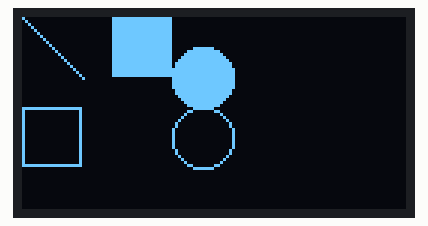
This sketch was run on a simulated Arduino Uno, built with avr-gcc and run on an emulated ATmega328P. Parts: 128×64 one-colour display.

Above: at 0.1 s.

The sketch:

GraphicsTest.ino
```cpp
#include "U8glib.h"

U8GLIB_SSD1306_128X64 u8g(U8G_I2C_OPT_NONE|U8G_I2C_OPT_DEV_0);  // I2C / TWI
//U8GLIB_SSD1306_128X64 u8g(U8G_I2C_OPT_DEV_0|U8G_I2C_OPT_NO_ACK|U8G_I2C_OPT_FAST); // Fast I2C / TWI
//U8GLIB_SSD1306_128X64 u8g(U8G_I2C_OPT_NO_ACK);  // Display which does not send AC
//U8GLIB_SSD1306_128X32 u8g(U8G_I2C_OPT_NONE);  // I2C / TWI

void setup(void) {
  u8g.begin();
}

void loop(void) {
  u8g.firstPage();
  do {
    draw();
  } while( u8g.nextPage() );
}

void draw() {
  u8g.drawLine(0, 0, 20, 20);
  u8g.drawBox(30,0,20,20);
  u8g.drawFrame(0,30,20,20);
  u8g.drawDisc(60,20,10);
  u8g.drawCircle(60,40,10);
}
```
